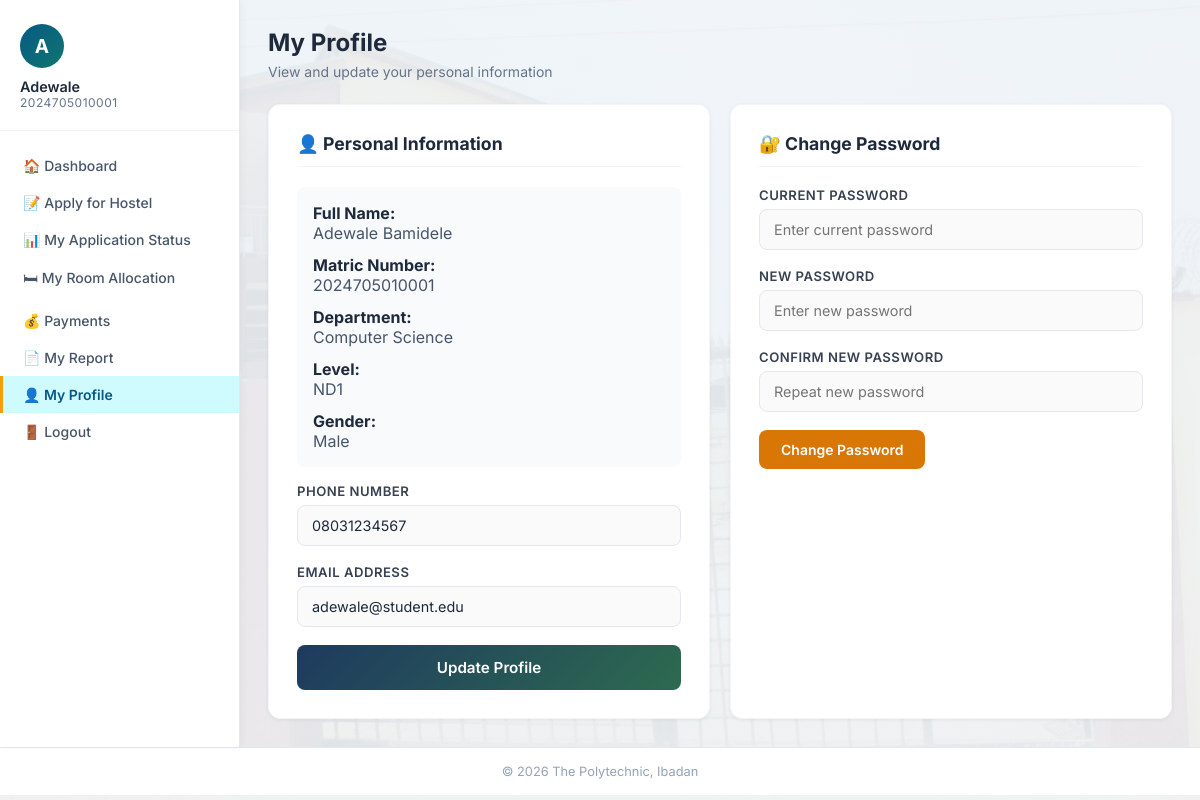
Screenshot of /student/profile.php (signed in) with the database file from the repository.
### tables this page shows
CREATE TABLE students (
    student_id INT AUTO_INCREMENT PRIMARY KEY,
    matric_no VARCHAR(13) NOT NULL UNIQUE,
    full_name VARCHAR(200) NOT NULL,
    department VARCHAR(150) NOT NULL,
    level VARCHAR(20) NOT NULL,
    gender VARCHAR(10) NOT NULL,
    phone VARCHAR(20),
    email VARCHAR(150),
    password VARCHAR(255) NOT NULL,
    created_at DATETIME DEFAULT CURRENT_TIMESTAMP
);

### student/profile.php (the view, shortened to what this page needs)
<?php
require_once '../includes/db.php';
$sid = $_SESSION['student_id'];
$student = $pdo->prepare("SELECT * FROM students WHERE student_id=?");
$student->execute([$sid]);
$student = $student->fetch();
?>
<!DOCTYPE html>
<html lang="en">
<head>
<link rel="stylesheet" href="../css/style.css?v=6">
</head>
<body>
<div class="wrapper">
<aside class="sidebar">
    <div class="user-info">
        <div class="avatar"><?= strtoupper(substr($student['full_name'],0,1)) ?></div>
        <div class="name"><?= htmlspecialchars(explode(' ',$student['full_name'])[0]) ?></div>
        <div class="role"><?= htmlspecialchars($student['matric_no']) ?></div>
    </div>
    <nav class="sidebar-nav">
        <a href="dashboard.php">🏠 Dashboard</a>
        <a href="apply.php">📝 Apply for Hostel</a>
        <a href="status.php">📊 My Application Status</a>
        <a href="allocation.php">🛏 My Room Allocation</a>
        <a href="payments.php">💰 Payments</a>
        <a href="reports.php">📄 My Report</a>
        <a href="profile.php" class="active">👤 My Profile</a>
        <a href="logout.php">🚪 Logout</a>
    </nav>
</aside>
<main class="main">
    <div class="page-title">My Profile</div>
    <div class="page-subtitle">View and update your personal information</div>
    <div style="display:grid;grid-template-columns:1fr 1fr;gap:20px;">
        <div class="form-card">
            <h3>👤 Personal Information</h3>
            <div style="margin-bottom:16px;padding:16px;background:#f8fafc;border-radius:8px;">
                <div style="display:grid;gap:12px;">
                    <div><strong>Full Name:</strong><br><span style="color:#475569;"><?= htmlspecialchars($student['full_name']) ?></span></div>
                    <div><strong>Matric Number:</strong><br><span style="color:#475569;"><?= htmlspecialchars($student['matric_no']) ?></span></div>
                    <div><strong>Department:</strong><br><span style="color:#475569;"><?= htmlspecialchars($student['department']) ?></span></div>
                    <div><strong>Level:</strong><br><span style="color:#475569;"><?= htmlspecialchars($student['level']) ?></span></div>
                    <div><strong>Gender:</strong><br><span style="color:#475569;"><?= htmlspecialchars($student['gender']) ?></span></div>
                </div>
            </div>
            <form method="POST">
                <div class="form-group">
                    <label>Phone Number</label>
                    <input type="text" name="phone" value="<?= htmlspecialchars($student['phone']) ?>" required>
                </div>
                <div class="form-group">
                    <label>Email Address</label>
                    <input type="email" name="email" value="<?= htmlspecialchars($student['email'] ?? '') ?>">
                </div>
                <button type="submit" name="update_profile" class="btn btn-primary">Update Profile</button>
            </form>
        </div>
        <div class="form-card">
            <h3>🔐 Change Password</h3>
            <form method="POST">
                <div class="form-group">
                    <label>Current Password</label>
                    <input type="password" name="old_password" placeholder="Enter current password" required>
                </div>
                <div class="form-group">
                    <label>New Password</label>
                    <input type="password" name="new_password" placeholder="Enter new password" required>
                </div>
                <div class="form-group">
                    <label>Confirm New Password</label>
                    <input type="password" name="confirm_password" placeholder="Repeat new password" required>
                </div>
                <button type="submit" name="change_password" class="btn btn-warning">Change Password</button>
            </form>
        </div>
    </div>
</main>
</div>
<div class="footer">&copy; <?= date('Y') ?> The Polytechnic, Ibadan</div>
</body>
</html>

### css/style.css (style rules this page uses)
* { margin: 0; padding: 0; box-sizing: border-box; }
body { font-family: 'Inter', sans-serif; background-image: linear-gradient(rgba(240,244,248,0.93), rgba(240,244,248,0.93)), url('../assets/olorihostel.jpg'); background-position: center; background-size: cover; background-attachment: fixed; color: #1e293b; min-height: 100vh; }
.form-group { margin-bottom: 18px; }
.form-group label { display: block; font-size: 0.82rem; font-weight: 600; color: #374151; margin-bottom: 6px; text-transform: uppercase; letter-spacing: 0.5px; }
.form-group input, .form-group select, .form-group textarea { width: 100%; padding: 11px 14px; border: 1.5px solid #e2e8f0; border-radius: 8px; font-size: 0.9rem; font-family: 'Inter', sans-serif; color: #1e293b; transition: border-color 0.2s, box-shadow 0.2s; background: #fafafa; }
.btn { display: inline-flex; align-items: center; justify-content: center; gap: 7px; padding: 11px 22px; border-radius: 8px; font-size: 0.875rem; font-weight: 600; font-family: 'Inter', sans-serif; cursor: pointer; border: none; transition: all 0.2s; text-decoration: none; }
.btn-primary { background: linear-gradient(135deg, #1e3a5f 0%, #2d6a4f 100%); color: white; width: 100%; padding: 13px; font-size: 0.95rem; }
.btn-warning { background: #d97706; color: white; }
.wrapper { display: flex; min-height: calc(100vh - 64px); }
.sidebar { width: 240px; background: white; border-right: 1px solid #e2e8f0; padding: 24px 0; flex-shrink: 0; box-shadow: 2px 0 8px rgba(0,0,0,0.04); }
.sidebar .user-info { padding: 0 20px 20px; border-bottom: 1px solid #f1f5f9; margin-bottom: 16px; }
.sidebar .user-info .avatar { width: 44px; height: 44px; background: linear-gradient(135deg, #075985 0%, #0f766e 100%); border-radius: 50%; display: flex; align-items: center; justify-content: center; color: white; font-size: 1.2rem; font-weight: 700; margin-bottom: 10px; }
.sidebar .user-info .name { font-size: 0.9rem; font-weight: 600; color: #1e293b; }
.sidebar .user-info .role { font-size: 0.75rem; color: #64748b; text-transform: uppercase; letter-spacing: 0.5px; }
.sidebar-nav a { display: flex; align-items: center; gap: 10px; padding: 10px 20px; color: #475569; text-decoration: none; font-size: 0.875rem; font-weight: 500; transition: all 0.2s; border-left: 3px solid transparent; }
.sidebar-nav a.active { background: #cffafe; color: #075985; border-left-color: #f59e0b; font-weight: 600; }
.main { flex: 1; padding: 28px; overflow-x: hidden; }
.page-title { font-size: 1.5rem; font-weight: 700; color: #1e293b; margin-bottom: 6px; }
.page-subtitle { font-size: 0.875rem; color: #64748b; margin-bottom: 24px; }
.form-card { background: white; border-radius: 12px; padding: 28px; box-shadow: 0 1px 4px rgba(0,0,0,0.06); border: 1px solid #f1f5f9; max-width: 600px; }
.form-card h3 { font-size: 1.1rem; font-weight: 700; color: #1e293b; margin-bottom: 20px; padding-bottom: 12px; border-bottom: 1px solid #f1f5f9; }
.footer { background: white; border-top: 1px solid #e2e8f0; padding: 16px 28px; text-align: center; font-size: 0.8rem; color: #94a3b8; }

### rows the page displays
students: full_name "A", full_name "Adewale", matric_no "2024705010001", full_name "Adewale Bamidele", department "Computer Science", level "ND1", gender "Male", phone "08031234567", email "adewale@student.edu"
